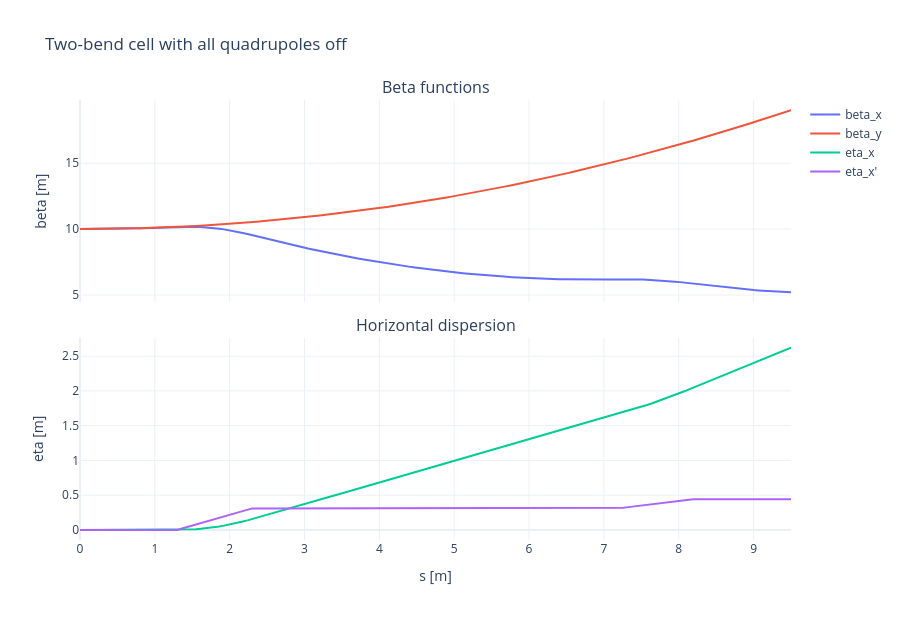

Notebook cell for this chart:
### Markdown cell above
## B0. Two-bend cell with all quadrupoles off

Use transport optics, not periodic optics, for this first part. The initial conditions are

$$
\beta_x=\beta_y=10\ \mathrm{m},\qquad \alpha_x=\alpha_y=0,
$$

with zero incoming dispersion. Again, the lattice is assembled with Xsuite `Environment` syntax before being converted to the local first-order model used for the achromat exercise.

### Code cell
env_dba_off = xt.Environment()
env_dba_off["bend_angle"] = np.deg2rad(18.0)
env_dba_off["bend_length"] = 1.0

env_dba_off.new("D0", xt.Drift, length=0.5)
env_dba_off.new("Q2", xt.Quadrupole, length=0.3, k1=0.0)
env_dba_off.new("D1", xt.Drift, length=0.5)
env_dba_off.new("B1", xt.Bend, length="bend_length", angle="bend_angle", k0="bend_angle / bend_length")
env_dba_off.new("D2", xt.Drift, length=2.3)
env_dba_off.new("Q1", xt.Quadrupole, length=0.3, k1=0.0)
env_dba_off.new("D3", xt.Drift, length=2.3)
env_dba_off.new("B2", xt.Bend, length="bend_length", angle="bend_angle", k0="bend_angle / bend_length")
env_dba_off.new("D4", xt.Drift, length=0.5)
env_dba_off.new("Q3", xt.Quadrupole, length=0.3, k1=0.0)
env_dba_off.new("D5", xt.Drift, length=0.5)

two_bend_off_line = env_dba_off.new_line(
    name="two_bend_off",
    components=["D0", "Q2", "D1", "B1", "D2", "Q1", "D3", "B2", "D4", "Q3", "D5"],
)
two_bend_off_line.particle_ref = xt.Particles(p0c=1e9, mass0=xt.ELECTRON_MASS_EV, q0=-1)

two_bend_off = dch.elements_from_xsuite_line(
    two_bend_off_line,
    roles={
        "Q2": "upstream flanking quadrupole",
        "B1": "first DBA bend",
        "Q1": "central dispersion-control quadrupole",
        "B2": "second DBA bend",
        "Q3": "downstream flanking quadrupole",
    },
)
optics_two_bend_off = dch.compute_transport_optics(two_bend_off)

display(dch.element_layout(two_bend_off))
eta_end_off, etap_end_off = dch.endpoint_dispersion(two_bend_off)
display(pd.DataFrame({"quantity": ["end eta_x [m]", "end eta_x'"], "value": [eta_end_off, etap_end_off]}))
dch.plot_optics(optics_two_bend_off, title="Two-bend cell with all quadrupoles off")

### Figure 1 — Plotly figure (JSON) as saved in the notebook; plotly's stock layout.template omitted (floating-point values rounded to 4 significant figures; data arrays with more than 128 entries replaced by an {"elided": "..."} marker saying what was removed)
{"data": [{"hovertemplate": {"elided": "154 str values"}, "mode": "lines", "name": "beta_x", "type": "scatter", "x": {"elided": "154 float values"}, "xaxis": "x", "y": {"elided": "154 float values"}, "yaxis": "y"}, {"hovertemplate": {"elided": "154 str values"}, "mode": "lines", "name": "beta_y", "type": "scatter", "x": {"elided": "154 float values"}, "xaxis": "x", "y": {"elided": "154 float values"}, "yaxis": "y"}, {"hovertemplate": {"elided": "154 str values"}, "mode": "lines", "name": "eta_x", "type": "scatter", "x": {"elided": "154 float values"}, "xaxis": "x2", "y": {"elided": "154 float values"}, "yaxis": "y2"}, {"hovertemplate": {"elided": "154 str values"}, "mode": "lines", "name": "eta_x'", "type": "scatter", "x": {"elided": "154 float values"}, "xaxis": "x2", "y": {"elided": "154 float values"}, "yaxis": "y2"}], "layout": {"annotations": [{"font": {"size": 16}, "showarrow": false, "text": "Beta functions", "x": 0.5, "xanchor": "center", "xref": "paper", "y": 1, "yanchor": "bottom", "yref": "paper"}, {"font": {"size": 16}, "showarrow": false, "text": "Horizontal dispersion", "x": 0.5, "xanchor": "center", "xref": "paper", "y": 0.46, "yanchor": "bottom", "yref": "paper"}], "height": 620, "hovermode": "x unified", "title": {"text": "Two-bend cell with all quadrupoles off"}, "width": 900, "xaxis": {"anchor": "y", "domain": [0, 1], "matches": "x2", "showticklabels": false}, "xaxis2": {"anchor": "y2", "domain": [0, 1], "title": {"text": "s [m]"}}, "yaxis": {"anchor": "x", "domain": [0.54, 1], "title": {"text": "beta [m]"}}, "yaxis2": {"anchor": "x2", "domain": [0, 0.46], "title": {"text": "eta [m]"}}}}
